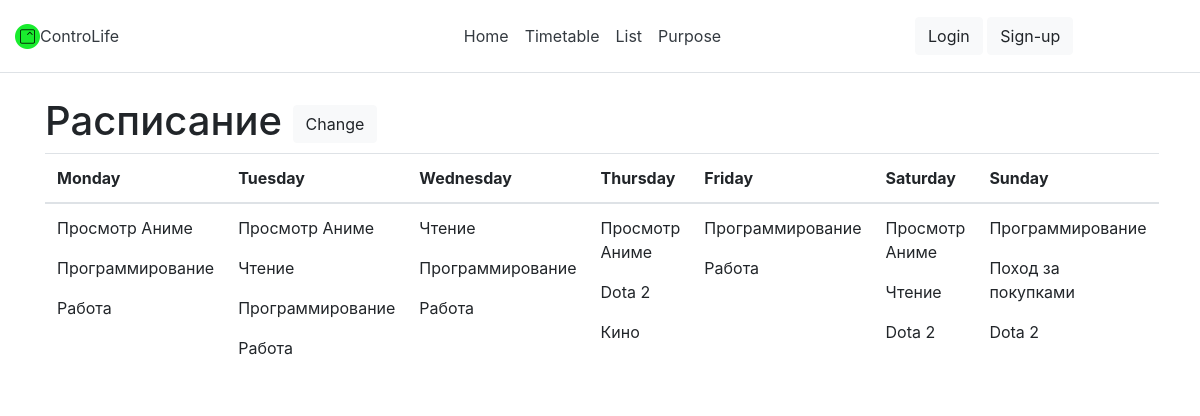
Page /timetable on the committed database.
### main/models.py (models this page shows, shortened)
class Task(models.Model):
    name = models.CharField('Task', max_length=100)
    time = models.TimeField('Time')

### main/views.py (the view)
# urls.py: path('timetable', views.week, name='timetable'),
def week(request):
    Monday = Timetable.objects.filter(name__exact='Mo')
    Tuesday = Timetable.objects.filter(name__exact='Tu')
    Wednesday = Timetable.objects.filter(name__exact='We')
    Thursday = Timetable.objects.filter(name__exact='Th')
    Friday = Timetable.objects.filter(name__exact='Fr')
    Saturday = Timetable.objects.filter(name__exact='Sa')
    Sunday = Timetable.objects.filter(name__exact='Su')
    week = (
        Monday, Tuesday, Wednesday, Thursday,
        Friday, Saturday, Sunday
    )
    week_n = (
        'Monday', 'Tuesday', 'Wednesday', 'Thursday',
        'Friday', 'Saturday', 'Sunday'
    )
    return render(request, 'main/week.html', {'title': 'Week', 'week': week, 'week_n': week_n})

### main/templates/main/week.html (shortened to what this page needs)
{% extends 'main/base.html' %}
{% block content %}
    <h1>Расписание <a href="{% url 'main:change_week' %}" class="btn btn-light" role="button">Change</a></h1>
    <table class="table">
        <thead>
           <tr>
                {% for day in week_n %}
                    <th scope="col">{{day}}</th>
                {% endfor %}
            </tr>
        </thead>
        <tbody>
            <tr>
                {% for i in  week %}
                <td>
                    {% for mo in i %}
                        {% if mo.task.all %}
                        {% for el in mo.task.all %}
                            <p>{{ el.name }} </p>
                        {% endfor %}
                        {% else %}
                            <p>Free</p>
                        {% endif %}
                    {% endfor %}
                </td>
                {% endfor %}
            </tr>
        </tbody>
    </table>
{% endblock %}

### rows in the picture
Task: name "Просмотр Аниме"
Task: name "Программирование"
Task: name "Работа"
Task: name "Чтение"
Task: name "Dota 2"
Task: name "Кино"
Task: name "Поход за покупками"

### other values in the picture
{{ day }} "Monday" "Tuesday" "Wednesday" "Thursday" "Friday" "Saturday" "Sunday"
